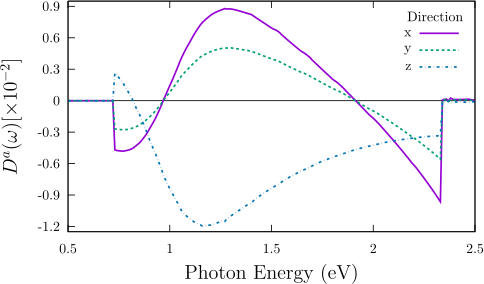

Generate this figure with gnuplot:
   set terminal mp color dashed latex 11

set xlabel "{\\Large Photon Energy (eV)}"

# set lmargin 10
# set rmargin 2

# set xtics nomirror
set ytics 0.3 nomirror
set zeroaxis lw 1 lt 2 lc 0
# set label 1 "{\\Large C$_{16}$H$_{8}$-alt}"   at graph 0.75, graph 0.15 

set output "dsp-hbnc2h.mp"
set xrange [0.5:2.5]
set yrange [-1.25:0.95]
set key top right title "Direction"
set ylabel "{\\Large $D^{a}(\\omega)[ \\times10^{-2} ] $}"


p   "res/dsp.kk_x_3202_50-scissor_0_Nc_32" u 1:(2*100*$4/($2+$3+1.e-10)) title "x" w l lw 2.0 lt 1 dt 1,\
    "res/dsp.kk_y_3202_50-scissor_0_Nc_32" u 1:(2*100*$4/($2+$3+1.e-10)) title "y" w l lw 2.0 lt 2 dt 2,\
    "res/dsp.kk_z_3202_50-scissor_0_Nc_32" u 1:(2*100*$4/($2+$3+1.e-10)) title "z" w l lw 2.0 lt 6 dt 3,\
